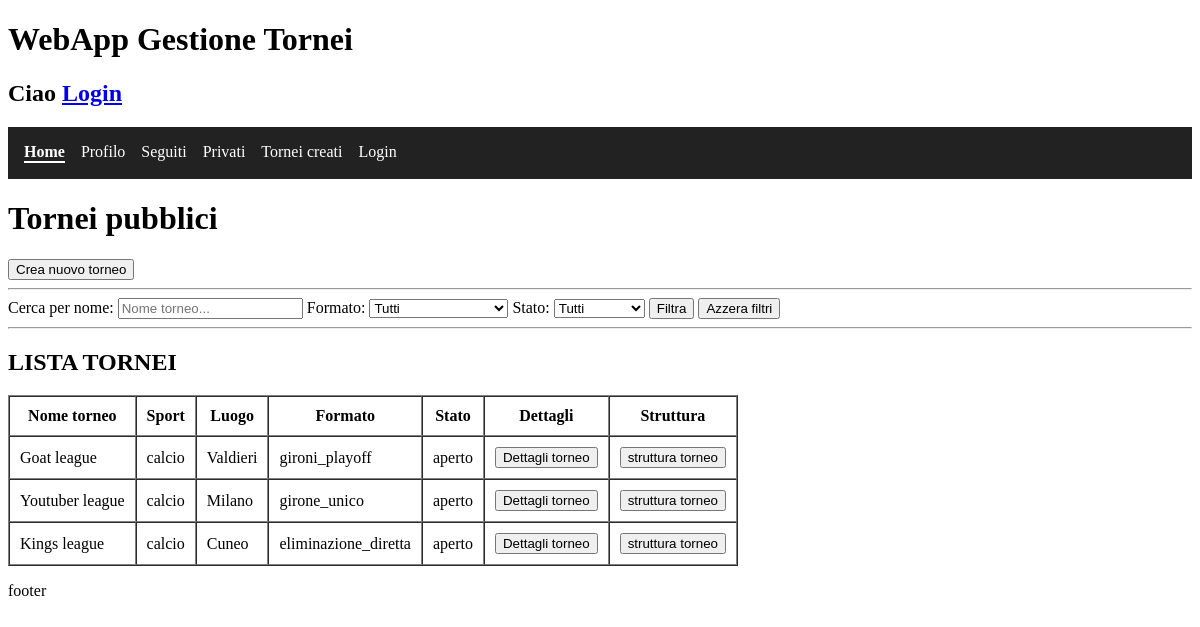
The page / on the database its author committed.
### tables this page shows
CREATE TABLE `torneo` (
  `id` int(11) NOT NULL,
  `sport` varchar(255) NOT NULL,
  `nome` varchar(150) NOT NULL,
  `descrizione` varchar(255) DEFAULT NULL,
  `luogo` varchar(255) NOT NULL,
  `formato` enum('girone_unico','eliminazione_diretta','gironi_playoff') NOT NULL,
  `tipo_partita` enum('andata','andata_ritorno') NOT NULL,
  `visibilita` enum('pubblico','privato') NOT NULL DEFAULT 'pubblico',
  `numero_squadre` int(11) NOT NULL,
  `creato_da` int(11) NOT NULL,
  `stato` enum('aperto','in_corso','completato') NOT NULL DEFAULT 'aperto',
  `min_giocatori_per_squadra` int(11) NOT NULL,
  `max_giocatori_per_squadra` int(11) NOT NULL,
  `min_squadre` int(11) NOT NULL DEFAULT 2,
  `data_chiusura_iscrizioni` datetime NOT NULL,
  `codice_privato` varchar(8) DEFAULT NULL
);

### components/tabella_tornei.php (the view, shortened to what this page needs)
<table border="1" cellpadding="10" cellspacing="0">
    <tr>
        <th>Nome torneo</th>
        <th>Sport</th>
        <th>Luogo</th>
        <th>Formato</th>
        <th>Stato</th>
        <th>Dettagli</th>
        <th>Struttura</th>
    </tr>
    <?php if ($result->num_rows > 0): ?>
        <?php while ($row = $result->fetch_assoc()): ?>
            <tr>
                <td><?= htmlspecialchars($row['nome']) ?></td>
                <td><?= htmlspecialchars($row['sport']) ?></td>
                <td><?= htmlspecialchars($row['luogo']) ?></td>
                <td><?= htmlspecialchars($row['formato']) ?></td>
                <td><?= htmlspecialchars($row['stato']) ?></td>
                <td>
                    <form method="GET" action="dettagli_torneo.php">
                        <input type="submit" value="Dettagli torneo">
                    </form>
                </td>
                <td>
                    <form method="GET" action="struttura_torneo.php">
                        <input type="submit" value="struttura torneo">
                    </form>
                </td>
            </tr>
        <?php endwhile; ?>
    <?php else: ?>
        <tr>
            <td colspan="5">Nessun torneo trovato</td>
        </tr>
    <?php endif; ?>
</table>

### templates/header.php (shortened to what this page needs)
<?php
    $current = basename($_SERVER['PHP_SELF']);
?>
<!DOCTYPE html>
<html lang="en">
<head>
    <link rel="stylesheet" href="/staging/css/navbar.css">
</head>
<body>
    <header>
        <h1>WebApp Gestione Tornei</h1>
        <h2>Ciao
            <?php if (isset($_SESSION['id_utente'])): ?>
                <?= $_SESSION['nome_utente']; ?>
            <?php else: ?>
                <a href="login.php">Login</a>
            <?php endif; ?>
        </h2>
        <div id="navbar">
            <nav>
                <a href="index.php" class="<?= $current === 'index.php' ? 'active' : '' ?>">Home</a>
                <a href="profilo.php" class="<?= $current === 'profilo.php' ? 'active' : '' ?>">Profilo</a>
                <a href="tornei_seguiti.php" class="<?= $current === 'tornei_seguiti.php' ? 'active' : '' ?>">Seguiti</a>
                <a href="privati.php" class="<?= $current === 'privati.php' ? 'active' : '' ?>">Privati</a>
                <a href="tornei_creati.php" class="<?= $current === 'tornei_creati.php' ? 'active' : '' ?>">Tornei creati</a>
                <?php if (!isset($_SESSION['id_utente'])): ?>
                    <a href="login.php">Login</a>
                <?php else: ?>
                    <a href="logout.php">Logout</a>
                <?php endif; ?>
            </nav>
        </div>
    </header>

### index.php (shortened to what this page needs)
<?php
require_once 'templates/header.php';
?>
<body>
    <h1>Tornei pubblici</h1>
    <a href="crea_torneo.php">
        <button>Crea nuovo torneo</button>
    </a>
    <hr>
    <form method="GET" action="index.php">
        <label for="ricerca">Cerca per nome:</label>
        <input
            type="text"
            id="ricerca"
            name="ricerca"
            value="<?= htmlspecialchars($filtro_ricerca) ?>"
            placeholder="Nome torneo..."
        >
        <label for="formato">Formato:</label>
        <select id="formato" name="formato">
            <option value="">Tutti</option>
        </select>
        <label for="stato">Stato:</label>
        <select id="stato" name="stato">
            <option value="">Tutti</option>
        </select>
        <button type="submit">Filtra</button>
        <button type="submit" href="index.php">Azzera filtri</button>
    </form>
    <hr>
    <?php require_once 'mostra_tornei.php'; ?>
</body>
</html>
<?php require_once('templates/footer.php') ?>

### mostra_tornei.php (shortened to what this page needs)
<?php
include("conf/db_config.php");
$sql = "SELECT id, nome, formato, stato, sport, luogo
        FROM torneo
        WHERE visibilita = 'pubblico'";
$sql .= " ORDER BY id DESC";
$stmt = $conn->prepare($sql);
$stmt->execute();
$result = $stmt->get_result();
?>
<!DOCTYPE html>
<html lang="it">
<head>
</head>
<body>
<h2>LISTA TORNEI</h2>
<?php include("components/tabella_tornei.php"); ?>
</body>
</html>

### templates/footer.php
    <footer id="footer">
        <p>footer</p>
    </footer>
</body>
</html>

### css/navbar.css (style rules this page uses)
nav { display: flex; gap: 1rem; background: #222; padding: 1rem; }
nav a { color: white; text-decoration: none; }
nav a.active { font-weight: bold; border-bottom: 2px solid white; }

### rows shown on the page
torneo: nome "Goat league", sport "calcio", luogo "Valdieri", formato "gironi_playoff", stato "aperto"
torneo: nome "Youtuber league", sport "calcio", luogo "Milano", formato "girone_unico", stato "aperto"
torneo: nome "Kings league", sport "calcio", luogo "Cuneo", formato "eliminazione_diretta", stato "aperto"
